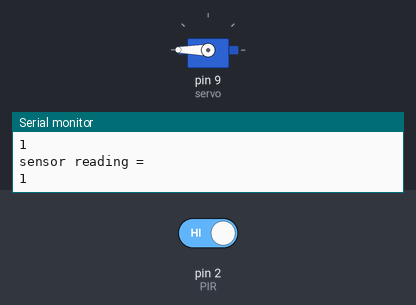
A sketch run on a simulated Arduino Uno, built with avr-gcc and run on an emulated ATmega328P. Parts: servo, the last lines printed to the serial monitor. Inputs (shaded band) come from the test bench; at power-on: pin 2 (PIR) HIGH.

Above: at 1.2 s.
1.3 s: pin 2 (PIR) driven LOW
At 2.1 s:
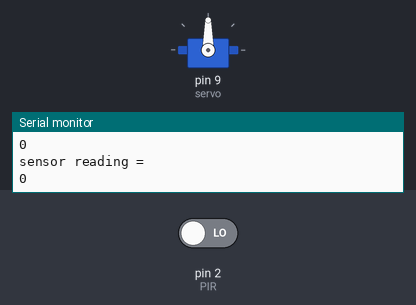
2.9 s: pin 2 (PIR) driven HIGH
At 3.4 s:
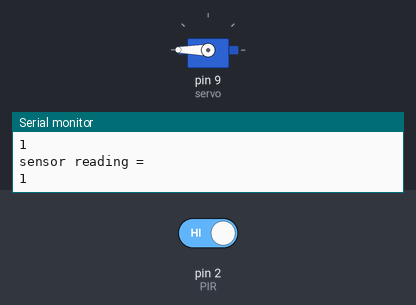
Timing chart, 0 to 5.9 s (numbered marks = the images above; inputs shaded):
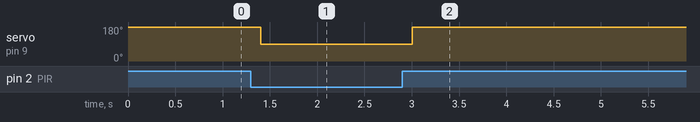

Measured:
- after the input at 1.3 s, servo on pin 9 (servo): 180° → 90° after 0.10 s
- after the input at 2.9 s, servo on pin 9 (servo): 90° → 180° after 0.10 s

The sketch:

PIRcontrolsServo_120502.ino
```cpp
// Servo driven by PIR Sensor
// Whim of ImagineN4tion
// 5.2.2012

#include <Servo.h>
Servo myservo;  // create servo object to control a servo
                // a maximum of eight servo objects can be created

int PIR = 2;      //Define what pin the PIR sensor is on
int PIRval = 0;    //Define variable that will store the analog PIR reading and set to 0
int pos = 0;    //Variable to store the servo position
int servo = 9;    //Define what pin the servo is on


void setup(){
  Serial.begin(9600);  //Start the serial port
  pinMode(PIR, INPUT);
  pinMode(servo, OUTPUT);
    myservo.attach(servo);  // attaches the servo on pin 9 to the servo object
}


void loop(){

  PIRval = digitalRead(PIR);    //Read analog pin A0 and store the value to 'PIR'
  Serial.println("sensor reading =");
  Serial.println(PIRval);    //Print the value stored in PIR to the serial port

  if(PIRval == LOW){
    myservo.write(90);
  }
  else{
    myservo.write(180);
  }


//if (PIR > 100){
//  while(pos < 90)  // goes from 0 degrees to 180 degrees
//  {                                  // in steps of 1 degree
//    pos += 1;
//    myservo.write(pos);              // tell servo to go to position in variable 'pos'
//    delay(15);    // waits 15ms for the servo to reach the position
//    Serial.println("pos = ");
//    Serial.println(pos);
//    PIR = analogRead(0);
//    Serial.println(PIR);
//  }
//  for(pos > 0; pos>=1; pos-=1)     // goes from 180 degrees to 0 degrees
//  {
//    myservo.write(pos);              // tell servo to go to position in variable 'pos'
//    delay(15);                       // waits 15ms for the servo to reach the position
//    Serial.println("pos = ");
//    Serial.println(pos);
//    PIR = analogRead(0);
//    Serial.println(PIR);
//  }
//  pos = 0;
//}

  delay(200);             //Delay 200ms
}
```
